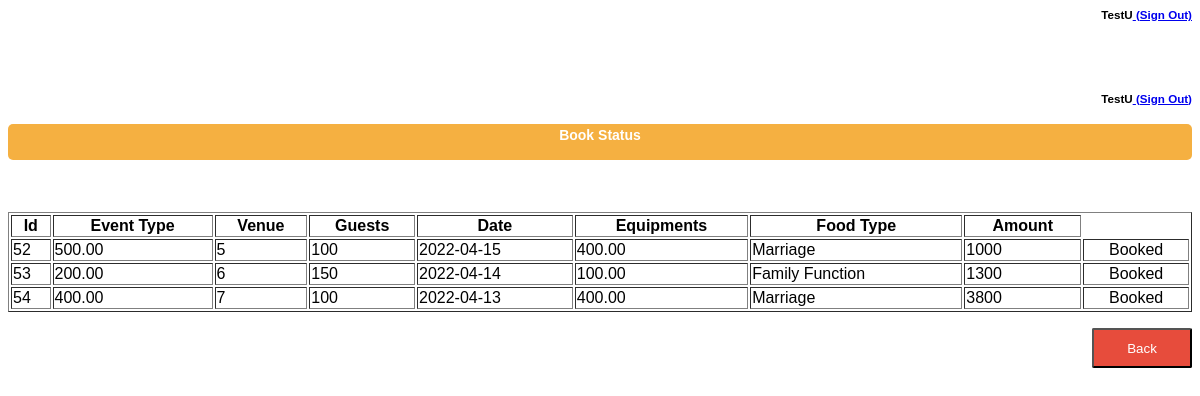
Screenshot of /bookStatus.php (signed in) with the database file from the repository.
### tables this page shows
CREATE TABLE IF NOT EXISTS `book_event` (
  `Id` int(11) NOT NULL AUTO_INCREMENT,
  `e_type` varchar(50) DEFAULT NULL,
  `place` varchar(50) DEFAULT NULL,
  `no_guest` int(11) DEFAULT NULL,
  `date` varchar(50) DEFAULT NULL,
  `equip` varchar(50) DEFAULT NULL,
  `f_type` varchar(50) DEFAULT NULL,
  `total` float DEFAULT NULL,
  `CustomerID` int(11) DEFAULT NULL,
  `CustomerName` varchar(50) NOT NULL,
  `Paid` tinyint(1) DEFAULT NULL,
  PRIMARY KEY (`Id`)
);

### bookStatus.php (the view, shortened to what this page needs)
<?php
include('session.php');
$userId=$_SESSION['Id'];
?>
<html>
   <head>
   <h5 style="text-align:right;"> <?php echo $_SESSION['Username']; ?><a href = "logout.php">  (Sign Out)</a></h5>
   </head>
   <body bgcolor = "#FFFFFF">
	<br><br>
      <div  align = "left" >
      <h5 style="text-align:right;"> <?php echo $_SESSION['Username']; ?><a href = "logout.php">  (Sign Out)</a></h5>
         <div style = "width:100%; border: solid 1px #00000 ;border-radius: 25px; " align = "left">
            <div style = "background-color:#F5B041; color:#FFFFFF;height:30px; padding:3px;margin-top:5px;border-radius: 5px;text-align:center;"><b>Book Status</b></div>
            <div style = "margin:10px">
               <br><br>
            </div>
         </div>
      </div>
      <?php
        $sql = "SELECT * FROM book_event WHERE CustomerID='$userId'";
        $result = mysqli_query($db,$sql);
        echo "<table border='1' style='width:100%;'>
        <tr>
        <th>Id</th>
        <th>Event Type</th>
        <th>Venue</th>
        <th>Guests</th>
        <th>Date</th>
        <th>Equipments</th>
        <th>Food Type</th>
        <th>Amount</th>
        </tr>";
        while($row = mysqli_fetch_array($result))
        {
        echo "<tr>";
        echo "<td>" . $row['Id'] . "</td>";
        echo "<td>" . $row['e_type'] . "</td>";
        echo "<td>" . $row['place'] . "</td>";
        echo "<td>" . $row['no_guest'] . "</td>";
        echo "<td>" . $row['date'] . "</td>";
        echo "<td>" . $row['equip'] . "</td>";
        echo "<td>" . $row['f_type'] . "</td>";
        echo "<td>" . $row['total'] . "</td>";
        if($row['Paid']=="1")
            echo "<td style='text-align:center;'>" . 'Booked' . "</td>";
        else
            echo "<td style='text-align:center;'>" . 'Pending' . "</td>";
        echo "</tr>";
        }
        echo "</table>";
        ?>
        <br>
      <button style="background-color:#E74C3C; border-radius:2px;color:white;float: right;width:100px;height:40px;margin-left:10px;" onclick=window.location.href='welcomeUser.php'  name="submit" class="btn btn-primary btn-block btn-large">Back</button>
   </body>
</html>

### bookStatus.php (style rules this page uses)
body { font-family:Arial, Helvetica, sans-serif; font-size:14px; }

### rows the page displays
book_event: Id "52", e_type "500.00", place "5", no_guest "100", date "2022-04-15", equip "400.00", f_type "Marriage", total "1000", Paid "Booked"
book_event: Id "53", e_type "200.00", place "6", no_guest "150", date "2022-04-14", equip "100.00", f_type "Family Function", total "1300", Paid "Booked"
book_event: Id "54", e_type "400.00", place "7", no_guest "100", date "2022-04-13", equip "400.00", f_type "Marriage", total "3800", Paid "Booked"

### other values shown
$_SESSION['Username'] "TestU"
